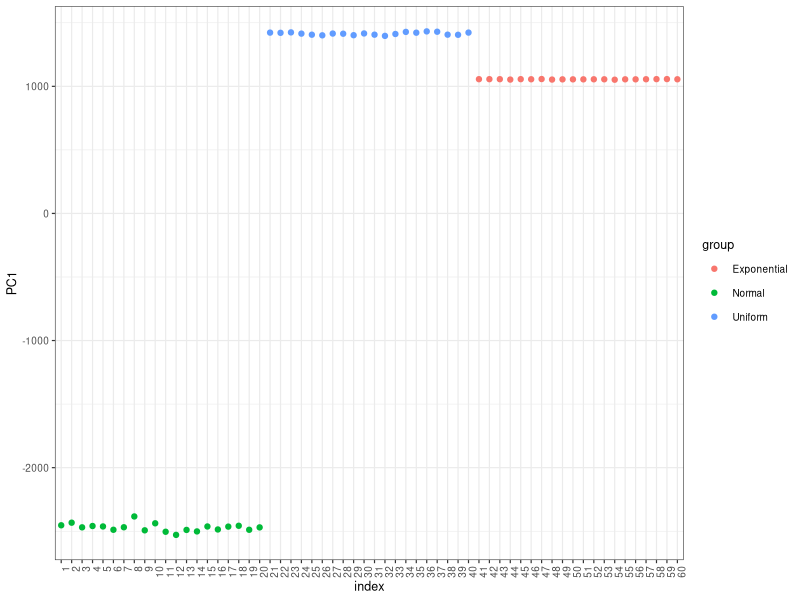
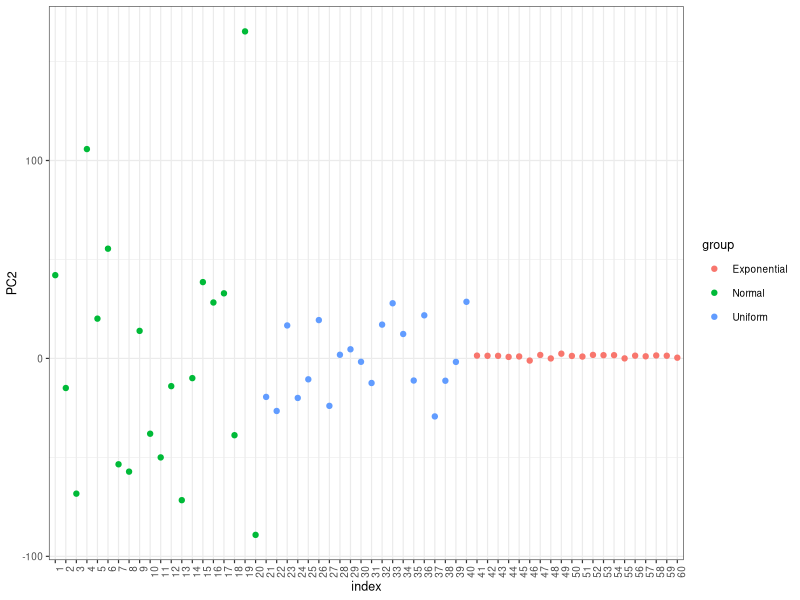
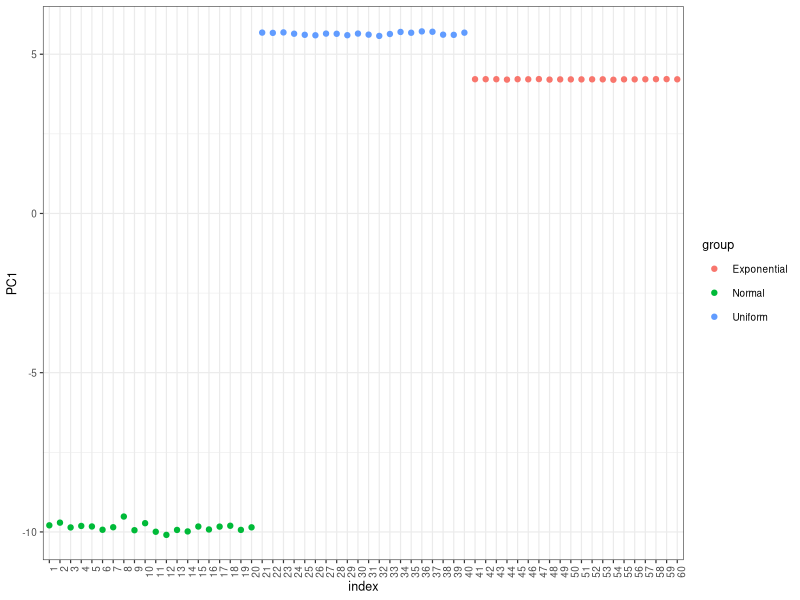
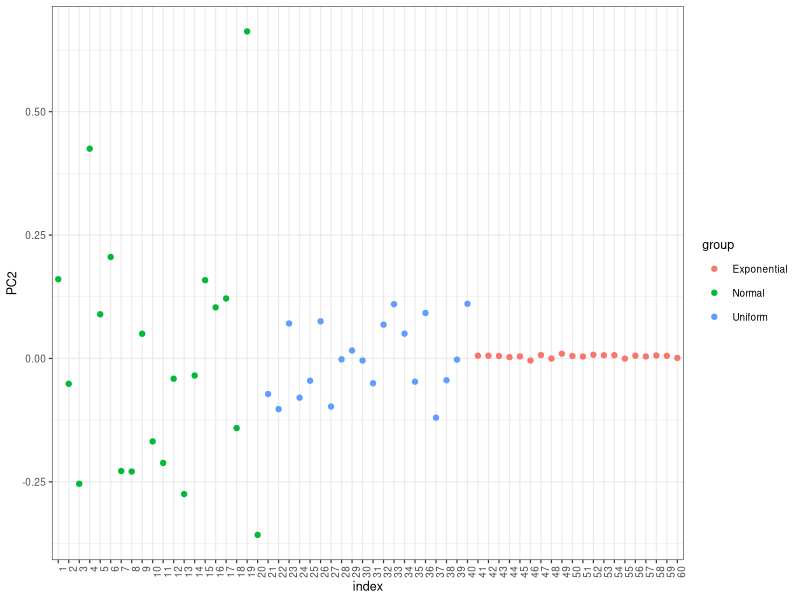

Recreate these plots in R, in order.
## ---- chunk 1
knitr::opts_chunk$set(echo = TRUE, comment = "", fig.align = 'center', fig.height = 2.5)
## ---- chunk 2
library(magrittr)
library(ggplot2)
library(knitr)
## ---- chunk 3
# set the random number seed
set.seed(45)

x1 <- rnorm(1000, mean = 500, sd = 25) %>% 
    matrix(20, 50)
x2 <- runif(1000, min = -75, max = -25) %>% 
    matrix(20, 50) 
x3 <- rexp(1000, rate = 1) %>% 
    matrix(20, 50)

dat <- rbind(x1, x2, x3)

dim(dat)
## ---- chunk 4
pca <- prcomp(dat) 
## ---- chunk 5
two_pcs <- data.frame(index = as.factor(1:60), 
                           PC1 = pca$x[, 1], 
                           PC2 = pca$x[, 2],
                           group = c(rep("Normal", 20), rep("Uniform", 20), rep("Exponential", 20)))
## ---- chunk 6
ggplot(two_pcs) +
    geom_point(aes(x = index, y = PC1, color = group)) + 
    theme_bw(base_size = 9) +
    theme(axis.text.x = element_text(angle = 90, hjust = 1))
## ---- chunk 7
ggplot(two_pcs) +
    geom_point(aes(x = index, y = PC2, color = group)) + 
    theme_bw(base_size = 9) +
    theme(axis.text.x = element_text(angle = 90, hjust = 1))
## ---- chunk 8
set.seed(42)
kc_3 <- kmeans(dat, center = 3)

table(kc_3$cluster, c(rep(1, 20), rep(2, 20), rep(3, 20))) %>% kable()
## ---- chunk 9
set.seed(42)
kc_2 <- kmeans(dat, center = 2)

table(kc_2$cluster, c(rep(1, 20), rep(2, 20), rep(3, 20))) %>% kable()
## ---- chunk 10
set.seed(42)
kc_4 <- kmeans(dat, center = 4)

table(kc_4$cluster, c(rep(1, 20), rep(2, 20), rep(3, 20))) %>% kable()
## ---- chunk 11
set.seed(44)
kc_4 <- kmeans(dat, center = 4)

table(kc_4$cluster, c(rep(1, 20), rep(2, 20), rep(3, 20))) %>% kable()
## ---- chunk 12
set.seed(46)
kc_4 <- kmeans(dat, center = 4)

table(kc_4$cluster, c(rep(1, 20), rep(2, 20), rep(3, 20))) %>% kable()
## ---- chunk 13
set.seed(42)
kc_pc_3 <- kmeans(cbind(two_pcs$PC1, two_pcs$PC2), centers = 3)

table(kc_pc_3$cluster, c(rep(1, 20), rep(2, 20), rep(3, 20))) %>% kable()
## ---- chunk 14
dat_scaled <- scale(dat)
set.seed(42)
kc_3 <- kmeans(dat_scaled, center = 3)

table(kc_3$cluster, c(rep(1, 20), rep(2, 20), rep(3, 20))) %>% kable()
## ---- chunk 15
pca_scaled <- prcomp(dat, center = TRUE, scale. = TRUE) 

set.seed(42)
kc_pc_scaled_3 <- kmeans(data.frame(pca_scaled$x[, 1], pca_scaled$x[, 2]), centers = 3)

table(kc_pc_scaled_3$cluster, c(rep(1, 20), rep(2, 20), rep(3, 20))) %>% kable()
## ---- chunk 16
two_pcs_scaled <- data.frame(index = as.factor(1:60), 
                           PC1 = pca_scaled$x[, 1], 
                           PC2 = pca_scaled$x[, 2],
                           group = c(rep("Normal", 20), rep("Uniform", 20), rep("Exponential", 20)))
## ---- chunk 17
ggplot(two_pcs_scaled) +
    geom_point(aes(x = index, y = PC1, color = group)) + 
    theme_bw(base_size = 9) +
    theme(axis.text.x = element_text(angle = 90, hjust = 1))
## ---- chunk 18
ggplot(two_pcs_scaled) +
    geom_point(aes(x = index, y = PC2, color = group)) + 
    theme_bw(base_size = 9) +
    theme(axis.text.x = element_text(angle = 90, hjust = 1))
